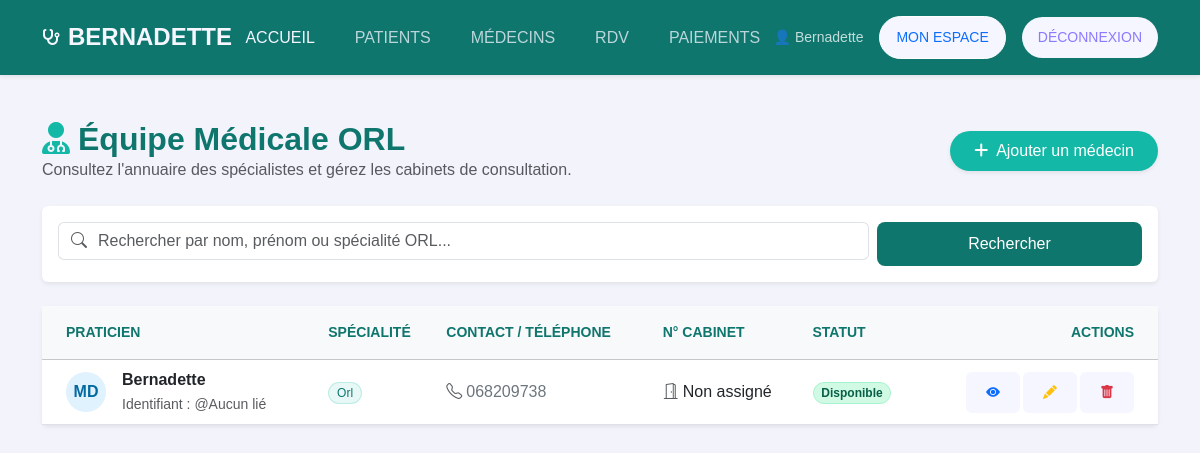
The app's page /medecins/list/ (signed in) with its own data.
### medecins/models.py (models this page shows, shortened)
class Medecin(models.Model):
    SPECIALITE_CHOICES = [
        ('orl_generale', 'ORL Générale'),
        ('audiologie', "Audiologie / Troubles de l'audition"),
        ('rhinologie', 'Rhinologie / Sinus et cloisons nasales'),
        ('laryngologie', 'Laryngologie / Voix et cordes vocales'),
        ('orl_pediatrique', 'ORL Pédiatrique'),
    ]
    user = models.OneToOneField(User, on_delete=models.CASCADE, related_name='medecin', null=True, blank=True)
    nom = models.CharField(max_length=100)
    prenom = models.CharField(max_length=100, blank=True, default='')
    specialite = models.CharField(max_length=50, choices=SPECIALITE_CHOICES, default='orl_generale')
    telephone = models.CharField(max_length=20)
    numero_cabinet = models.CharField(max_length=50, blank=True, default='')
    disponibilite = models.BooleanField(default=True)

### medecins/views.py (the view)
# urls.py: path('list/', views.list_medecins, name='list'),
@login_required
def list_medecins(request):
    search_query = request.GET.get('search', '')
    if search_query:
        medecins = Medecin.objects.filter(
            Q(nom__icontains=search_query) |
            Q(prenom__icontains=search_query) |
            Q(specialite__icontains=search_query)
        ).order_by('nom')
    else:
        medecins = Medecin.objects.all().order_by('nom')
    context = {
        'medecins': medecins,
        'search_query': search_query,
    }
    return render(request, 'medecins/liste.html', context)

### rdv/context_processors.py (called while the page is built)
def notifications(request):
    if isinstance(request.user, AnonymousUser):
        return {}
    unread_count = request.user.notifications.filter(is_read=False).count()
    return {
        'notification_unread_count': unread_count,
    }

### medecins/templates/medecins/liste.html (shortened to what this page needs)
{% extends "base.html" %}
{% load static %}
{% block content %}
<main class="container" style="margin-top: 120px; margin-bottom: 50px;" data-aos="fade-up">
    <div class="d-flex flex-column flex-md-row justify-content-between align-items-md-center gap-3 mb-4">
        <div>
            <h1 class="fw-bold h2 m-0" style="color: #0f766e;">
                <i class="fa-solid fa-user-md me-2" style="color: #14b8a6;"></i>Équipe Médicale ORL
            </h1>
            <p class="text-muted m-0">Consultez l'annuaire des spécialistes et gérez les cabinets de consultation.</p>
        </div>
        {% if user.is_superuser %}
        <div>
            <a href="{% url 'medecins:create' %}" class="btn text-white fw-medium px-4 py-2 rounded-pill shadow-sm" style="background-color: #14b8a6; border: none;">
                <i class="fa-solid fa-plus me-2"></i>Ajouter un médecin
            </a>
        </div>
        {% endif %}
    </div>
    <div class="card border-0 shadow-sm mb-4">
        <div class="card-body p-3">
            <form method="GET" action="{% url 'medecins:list' %}" class="row g-2">
                <div class="col-12 col-md-8 col-lg-9">
                    <div class="input-group">
                        <span class="input-group-text bg-white border-end-0 text-muted">
                            <i class="bi bi-search"></i>
                        </span>
                        <input type="text" name="search" value="{{ search_query }}" class="form-control border-start-0 ps-0" placeholder="Rechercher par nom, prénom ou spécialité ORL...">
                    </div>
                </div>
                <div class="col-12 col-md-4 col-lg-3">
                    <button type="submit" class="btn w-100 text-white fw-medium" style="background-color: #0f766e;">
                        Rechercher
                    </button>
                </div>
            </form>
        </div>
    </div>
    <div class="card border-0 shadow-sm">
        <div class="card-body p-0">
            <div class="table-responsive">
                <table class="table table-hover align-middle mb-0">
                    <thead class="table-light text-uppercase small fw-bold" style="background-color: #f8fafc;">
                        <tr>
                            <th class="ps-4 py-3" style="color: #0f766e;">Praticien</th>
                            <th class="py-3" style="color: #0f766e;">Spécialité</th>
                            <th class="py-3" style="color: #0f766e;">Contact / Téléphone</th>
                            <th class="py-3" style="color: #0f766e;">N° Cabinet</th>
                            <th class="py-3" style="color: #0f766e;">Statut</th>
                            {% if user.is_superuser or user.medecin %}
                            <th class="pe-4 py-3 text-end" style="color: #0f766e;">Actions</th>
                            {% endif %}
                        </tr>
                    </thead>
                    <tbody>
                        {% for medecin in medecins %}
                        <tr>
                            <td class="ps-4">
                                <div class="d-flex align-items-center gap-3">
                                    <div class="rounded-circle d-flex align-items-center justify-content-center fw-bold" style="width: 40px; height: 40px; background-color: #e0f2fe; color: #0369a1;">
                                        MD
                                    </div>
                                    <div>
                                        <span class="fw-bold d-block text-dark">{{ medecin.prenom }} {{ medecin.nom }}</span>
                                        <span class="text-muted small">Identifiant : @{{ medecin.user.username|default:"Aucun lié" }}</span>
                                    </div>
                                </div>
                            </td>
                            <td>
                                <span class="badge rounded-pill px-2.5 py-1.5 fw-medium" style="background-color: rgba(20, 184, 166, 0.1); color: #0f766e; border: 1px solid rgba(20, 184, 166, 0.2);">
                                    {{ medecin.get_specialite_display }}
                                </span>
                            </td>
                            <td class="text-secondary">
                                <i class="bi bi-telephone me-1 text-muted"></i>{{ medecin.telephone }}
                            </td>
                            <td class="fw-medium text-dark">
                                <i class="bi bi-door-open me-1 text-muted"></i>{{ medecin.numero_cabinet|default:"Non assigné" }}
                            </td>
                            <td>
                                {% if medecin.disponibilite %}
                                    <span class="badge rounded-pill border px-2.5 py-1.5" style="background-color: #d1fae5; color: #065f46; border-color: #a7f3d0 !important;">Disponible</span>
                                {% else %}
                                    <span class="badge rounded-pill border px-2.5 py-1.5" style="background-color: #fee2e2; color: #991b1b; border-color: #fca5a5 !important;">En consultation</span>
                                {% endif %}
                            </td>
                            {% if user.is_superuser or user.medecin %}
                            <td class="pe-4 text-end">
                                <div class="btn-group gap-1">
                                    <a href="{% url 'medecins:detail' medecin.id %}" class="btn btn-sm btn-outline-secondary rounded border-0" title="Voir la fiche">
                                        <i class="bi bi-eye-fill text-primary"></i>
                                    </a>
                                    {% if user.is_superuser or user == medecin.user %}
                                    <a href="{% url 'medecins:edit' medecin.id %}" class="btn btn-sm btn-outline-secondary rounded border-0" title="Modifier">
                                        <i class="bi bi-pencil-fill text-warning"></i>
                                    </a>
                                    {% endif %}
                                    {% if user.is_superuser %}
                                    <a href="{% url 'medecins:delete' medecin.id %}" class="btn btn-sm btn-outline-secondary rounded border-0" title="Retirer">
                                        <i class="bi bi-trash-fill text-danger"></i>
                                    </a>
                                    {% endif %}
                                </div>
                            </td>
                            {% endif %}
                        </tr>
                        {% endfor %}
                    </tbody>
                </table>
            </div>
        </div>
    </div>
</main>
{% endblock %}

### templates/base.html (shortened to what this page needs)
{% load static %}
<!DOCTYPE html>
<html lang="fr">
<head>
    <link href="{% static 'css/bootstrap.min.css' %}" rel="stylesheet">
    <link href="https://cdn.jsdelivr.net/npm/bootstrap-icons@1.11.1/font/bootstrap-icons.css" rel="stylesheet">
    <link rel="stylesheet" href="{% static 'css/style.css' %}">
    <link rel="stylesheet" href="https://cdnjs.cloudflare.com/ajax/libs/font-awesome/6.4.0/css/all.min.css">
</head>
<body>
    <header>
        <nav class="navbar main-nav fixed-top py-3 navbar-expand-lg shadow-sm" style="background-color: #0f766e;">
            <div class="container d-flex justify-content-between align-items-center">
                <div class="d-flex align-items-center gap-2 brand-logo">
                    <i class="fa-solid fa-stethoscope" style="color: #14b8a6;"></i>
                    <h4 class="fw-bold m-0 Logo" style="color: #ffffff;">BERNADETTE</h4>
                </div>
                {% if user.is_authenticated %}
                <ul class="navbar-nav d-none d-lg-flex flex-row gap-4">
                    <li class="nav-item"><a class="nav-link text-white fw-medium opacity-90" href="/">ACCUEIL</a></li>
                    <li class="nav-item"><a class="nav-link text-white fw-medium opacity-75" href="/patients/">PATIENTS</a></li>
                    <li class="nav-item"><a class="nav-link text-white fw-medium opacity-75" href="/medecins/">MÉDECINS</a></li>
                    <li class="nav-item"><a class="nav-link text-white fw-medium opacity-75" href="/rdv/">RDV</a></li>
                    <li class="nav-item"><a class="nav-link text-white fw-medium opacity-75" href="/paiements/">PAIEMENTS</a></li>
                </ul>
                {% endif %}
                <div class="d-none d-lg-flex align-items-center gap-3">
                    {% if user.is_authenticated %}
                        <span class="text-white small opacity-75">👤 {{ user.username }}</span>
                        <a href="/comptes/" class="btn btn-sm px-3 text-primary rounded-pill border-white border">MON ESPACE</a>
                        <a href="/comptes/logout/" class="btn btn-danger btn-sm px-3 rounded-pill">DÉCONNEXION</a>
                    {% else %}
                        <a href="/comptes/login/" class="btn btn-sm px-4 text-dark fw-bold rounded-pill" style="background-color: #14b8a6; border: none;">CONNEXION</a>
                    {% endif %}
                </div>
            </div>
        </nav>
    </header>
    {% block content %}{% endblock %}
</body>
</html>

### static/css/style.css (style rules this page uses)
:root { --primary: #4e4bff; --blueMid: #8a7aff; --light: #f5f6ff; }
body { background: #f3f4fb; font-family: "Poppins", Arial; }
.btn { background: var(--light); color: var(--blueMid); border: none; border-radius: 8px; padding: 10px 20px; font-weight: 500; transition: 0.3s; }
.main-nav { transition: 0.3s ease; background: transparent; }
.nav-link { color: var(--light) !important; font-weight: 500; }
.brand-logo i { color: var(--light) !important; }
.brand-logo h4 { color: var(--light) !important; }

### records on screen
Medecin: nom "Bernadette", user.username "Aucun lié", specialite "Orl", telephone "068209738", numero_cabinet "Non assigné", disponibilite "Disponible"

### other values on screen
{{ user.username }} "Bernadette"
